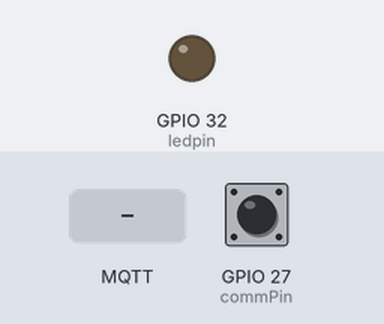
A sketch run on a simulated ESP32. Shown: output pins drawn as LEDs (lit = HIGH). The test bench sets the inputs (shaded band); at power-on: GPIO 27 (commPin) HIGH. WiFi joins after 1.5 s; servers stay silent unless stated; no MQTT or app messages arrive unless stated; what the sketch prints to the serial monitor is not drawn.

Above: at 2.7 s.
2.8 s: MQTT message "2" arrives on the first subscribed topic
At 3.3 s:
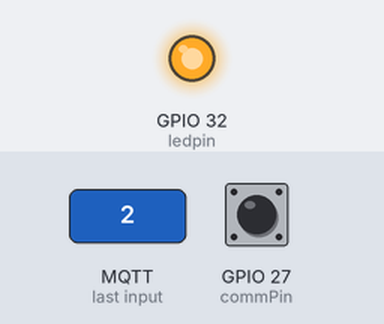
5.4 s: MQTT message "on" arrives on the first subscribed topic
6.9 s: MQTT message "off" arrives on the first subscribed topic
Timing chart, 0 to 9.9 s (numbered marks = the images above; inputs shaded):
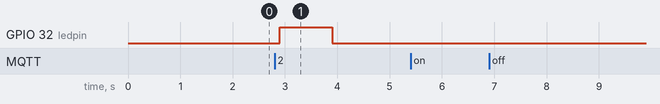

The sketch:

esp32Q.ino
```cpp
#include <WiFi.h>
#include <PubSubClient.h>

// WiFi Credentials
const char *ssid = "legalslavery";            // Replace with your WiFi name
const char *password = "atleast8char";  // Replace with your WiFi password

// MQTT Broker Settings
const char *mqtt_broker = "broker.emqx.io";
const char *mqtt_topic = "emqx/esp32";
const char *mqtt_username = "desu";
const char *mqtt_password = "desu";
const int mqtt_port = 1883;

const int ledpin = 32;
const int interval = 1000;
const int commPin = 27;

WiFiClient espClient;
PubSubClient mqtt_client(espClient);

// Function Declarations
void connectToWiFi();

void connectToMQTT();


void setup() {
    Serial.begin(115200);
    pinMode(ledpin, OUTPUT);
    pinMode(commPin, INPUT_PULLUP);

    connectToWiFi();
    mqtt_client.setServer(mqtt_broker, mqtt_port);
    mqtt_client.setKeepAlive(60);
    mqtt_client.setCallback(mqttCallback); // Corrected callback function name
    connectToMQTT();

}

void connectToWiFi() {
    WiFi.begin(ssid, password);
    Serial.print("Connecting to WiFi");
    while (WiFi.status() != WL_CONNECTED) {
        delay(500);
        Serial.print(".");
    }
    Serial.println("\nConnected to WiFi");
}

void connectToMQTT() {
    while (!mqtt_client.connected()) {
        String client_id = "esp32-client-" + String(WiFi.macAddress());
        Serial.printf("Connecting to MQTT Broker as %s.....\n", client_id.c_str());
        if (mqtt_client.connect(client_id.c_str(), mqtt_username, mqtt_password)) {
            Serial.println("Connected to MQTT broker");
            mqtt_client.subscribe(mqtt_topic);
            mqtt_client.publish(mqtt_topic, "Hi EMQX I'm ESP32 ^^"); // Publish message upon successful connection
        } else {
            Serial.print("Failed, rc=");
            Serial.print(mqtt_client.state());
            Serial.println(" try again in 5 seconds");
            delay(5000);
        }
    }
}

void mqttCallback(char *mqtt_topic, byte *payload, unsigned int length) {
    Serial.print("Message received on mqtt_topic: ");
    Serial.println(mqtt_topic);
    Serial.print("Message: ");
    for (unsigned int i = 0; i < length; i++) {
        Serial.print((char) payload[i]);
        int x = payload[i];
    if (x == '2'){
      digitalWrite(ledpin, LOW);
      delay(100);
      digitalWrite(ledpin, HIGH);
      delay(interval);
      digitalWrite(ledpin, LOW);

    }
    Serial.println("\n-----------------------");
    }
}


void loop() {
    if (!mqtt_client.connected()) {
        connectToMQTT();
    }
     mqtt_client.loop();

     int state = digitalRead(commPin);
     if( state == LOW){
      mqtt_client.publish(mqtt_topic, "1");
      delay(500);
      state = HIGH;
     }
}
```

Measured:
- after the input at 2.8 s, GPIO 32 (ledpin): LOW → HIGH after 0.10 s, → LOW 1.0 s later
- after the input at 5.4 s, every drawn part: stays the same
- after the input at 6.9 s, every drawn part: stays the same
